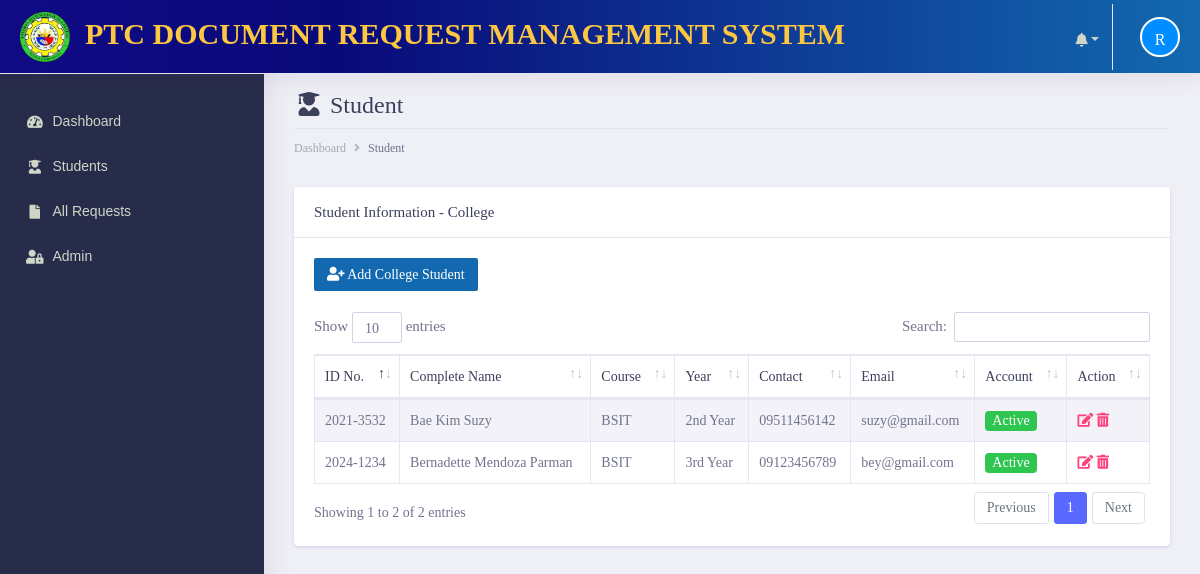
Screenshot of /admin/documents/student.php (signed in) with the database file from the repository.
### tables this page shows
CREATE TABLE `tbl_student` (
  `student_id` int(11) NOT NULL,
  `studentID_no` text NOT NULL,
  `first_name` varchar(255) NOT NULL,
  `middle_name` varchar(255) NOT NULL,
  `last_name` varchar(255) NOT NULL,
  `course` varchar(255) NOT NULL,
  `year_level` varchar(255) NOT NULL,
  `date_ofbirth` varchar(255) NOT NULL,
  `gender` varchar(255) NOT NULL,
  `complete_address` varchar(255) NOT NULL,
  `email_address` varchar(255) NOT NULL,
  `mobile_number` varchar(255) NOT NULL,
  `username` varchar(255) NOT NULL,
  `password` varchar(255) NOT NULL,
  `account_status` text NOT NULL,
  `date_created` date NOT NULL DEFAULT current_timestamp()
);

### admin/init/model/class_model.php (called while the page is built, shortened)
<?php
	class class_model{
		public $host = db_host;
		public $user = db_user;
		public $pass = db_pass;
		public $dbname = db_name;
		public $conn;
		private function connect(){
			$this->conn = new mysqli($this->host, $this->user, $this->pass, $this->dbname);
		}
	    public function fetchAll_student(){
            $sql = "SELECT * FROM  tbl_student";
				$stmt = $this->conn->prepare($sql);
				$stmt->execute();
				$result = $stmt->get_result();
		        $data = array();
		         while ($row = $result->fetch_assoc()) {
		                   $data[] = $row;
		            }
		         return $data;
		  }
	}
?>

### admin/documents/student.php (the view, shortened to what this page needs)
       <?php include('main_header/header.php');?>
         <?php include('left_sidebar/sidebar.php');?>
        <div class="dashboard-wrapper">
            <div class="container-fluid  dashboard-content">
                <div class="row">
                    <div class="col-xl-12 col-lg-12 col-md-12 col-sm-12 col-12">
                        <div class="page-header">
                             <h2 class="pageheader-title"><i class="fa fa-fw fa-user-graduate"></i> Student </h2>
                            <div class="page-breadcrumb">
                                <nav aria-label="breadcrumb">
                                    <ol class="breadcrumb">
                                        <li class="breadcrumb-item"><a href="#" class="breadcrumb-link">Dashboard</a></li>
                                        <li class="breadcrumb-item active" aria-current="page">Student</li>
                                    </ol>
                                </nav>
                            </div>
                        </div>
                    </div>
                </div>
                    <div class="row">
                        <div class="col-xl-12 col-lg-12 col-md-12 col-sm-12 col-12">
                            <div class="card">
                                <h5 class="card-header">Student Information - College</h5>
                                <div class="card-body">
                                    <div class="table-responsive">
                                        <a href="add-student.php" class="btn btn-sm" style="background-color:#1269AF !important; color:white"><i class="fa fa-fw fa-user-plus"></i> Add College Student</a><br><br>
                                        <table class="table table-striped table-bordered first">
                                            <thead>
                                                <tr>
                                                    <th scope="col">ID No.</th>
                                                    <th scope="col">Complete Name</th>
                                                    <th scope="col">Course</th>
                                                    <th scope="col">Year</th>
                                                    <th scope="col">Contact</th>
                                                    <th scope="col">Email</th>
                                                    <th scope="col">Account</th>
                                                    <th scope="col">Action</th>
                                                </tr>
                                            </thead>
                                            <tbody>
                                             <?php
                                                $conn = new class_model();
                                                $student = $conn->fetchAll_student();
                                               ?>
                                               <?php foreach ($student as $row) { ?>
                                                <tr>
                                                    <td><?= $row['studentID_no']; ?></td>
                                                    <td><?= $row['first_name'] .' '. $row['middle_name'].' '.$row['last_name']; ?></td>
                                                    <td><?= $row['course']; ?></td>
                                                    <td><?= $row['year_level']; ?></td>
                                                    <td><?= $row['mobile_number']; ?></td>
                                                    <td><?= $row['email_address']; ?></td>
                                                    <td>
                                                     <?php
                                                      if($row['account_status'] === 'Active'){
                                                         echo '<span class="badge bg-success text-white">Active</span>';
                                                         }else if($row['account_status'] === 'Inactive'){
                                                         echo '<span class="badge bg-danger text-white">Inactive</span>';
                                                       }
                                                      ?>
                                                    </td>
                                                    <td class="align-right">
                                                        <a href="edit-student.php?student=<?= $row['student_id']; ?>&student-number=<?php echo $row['studentID_no']; ?>" class="text-secondary font-weight-bold text-xs" data-toggle="tooltip" data-original-title="Edit user">
                                                          <i class="fa fa-edit"></i>
                                                        </a>
                                                        <a href="javascript:;" data-id="<?= $row['student_id']; ?>" class="text-secondary font-weight-bold text-xs delete" data-toggle="tooltip" data-original-title="Edit user">
                                                          <i class="fa fa-trash-alt"></i>
                                                        </a>
                                                      </td>
                                                </tr>
                                            <?php }?>
                                        </table>
                                    </div>
                                </div>
                            </div>
                        </div>
                    </div>
            </div>
        </div>
    </div>
</body>
</html>

### rows the page displays
tbl_student: studentID_no "2024-1234", first_name "Bernadette", middle_name "Mendoza", last_name "Parman", course "BSIT", year_level "3rd Year", mobile_number "09123456789", email_address "bey@gmail.com", account_status "Active"
tbl_student: studentID_no "2021-3532", first_name "Bae", middle_name "Kim", last_name "Suzy", course "BSIT", year_level "2nd Year", mobile_number "09511456142", email_address "suzy@gmail.com", account_status "Active"
